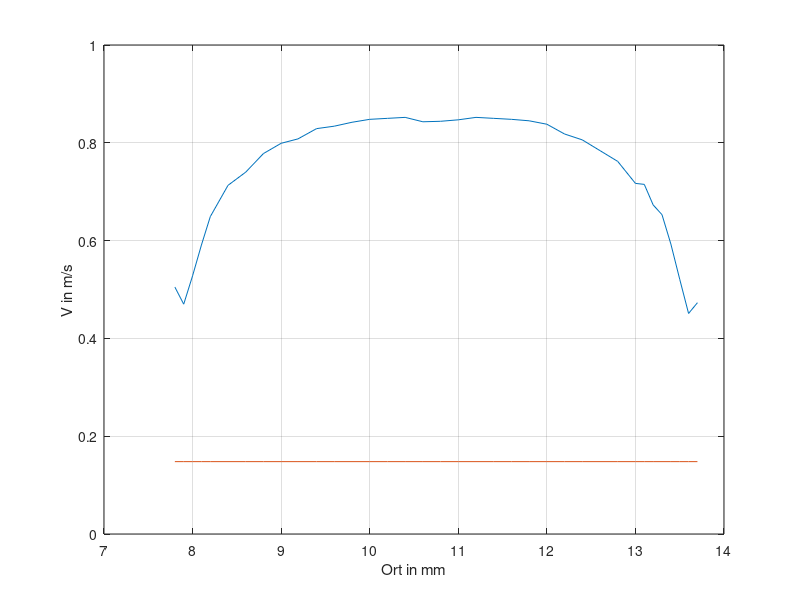

MATLAB code for this plot:
clc
close all
phi =0:10:70;
v=[0.148 0.149 0.135 0.128 0.113 0.093 0.073 0.051]; %% gemessene
vv= v.*cosd(phi); %% theory
plot(phi,v,phi,vv,'.-'),grid on,xlabel("Winkel in grad--->"),ylabel("Geschwindigkeit v in m/S-->"),...
    legend("Gemessen","Theoretisch");


%% 
ort=[13.7 13.6 13.5 13.4 13.3 13.2 13.1 13 12.8 12.6 12.4 12.2 12 11.8 11.6 11.4 11.2 11 10.8...
    10.6 10.4 10.2 10 9.80 9.6 9.4 9.19 9 8.80 8.6 8.4 8.2 8.1 8.0 7.9 7.8];
V=[0.473 0.451 0.521 0.593 0.653 0.673 0.715 0.717 0.762 0.784 0.806 0.818 0.838 0.845 0.848...
    0.850 0.852 0.847 0.844 0.843 0.852 0.850 0.848 0.842 0.834 0.829 0.808 0.799 0.778 0.740 0.713...
    0.649 0.591 0.528 0.470 0.505]

plot(ort,V),grid on,xlabel("Ort in mm"),ylabel("V in m/s"),hold on ;
v_mittel=ones(1,36)*0.148;
hold on;
plot(ort,v_mittel)
